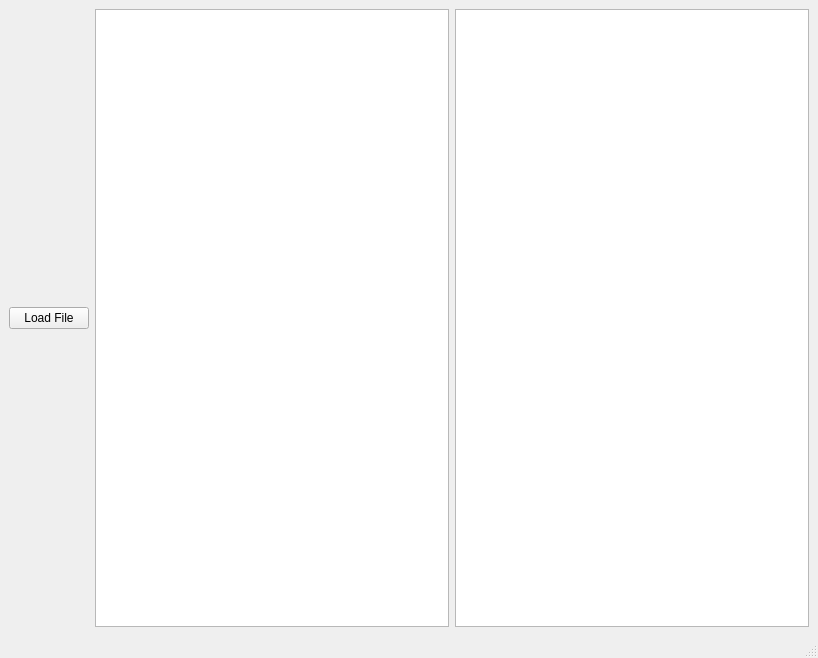
<?xml version="1.0" encoding="UTF-8"?>
<ui version="4.0">
 <class>MainWindow</class>
 <widget class="QMainWindow" name="MainWindow">
  <property name="geometry">
   <rect>
    <x>0</x>
    <y>0</y>
    <width>818</width>
    <height>658</height>
   </rect>
  </property>
  <property name="windowTitle">
   <string>MainWindow</string>
  </property>
  <widget class="QWidget" name="centralwidget">
   <layout class="QHBoxLayout" name="horizontalLayout_3">
    <item>
     <layout class="QVBoxLayout" name="verticalLayout_2">
      <item>
       <widget class="QPushButton" name="loadFile">
        <property name="text">
         <string>Load File</string>
        </property>
       </widget>
      </item>
     </layout>
    </item>
    <item>
     <layout class="QHBoxLayout" name="horizontalLayout_2">
      <item>
       <widget class="QListWidget" name="listWidget_2"/>
      </item>
      <item>
       <widget class="QListWidget" name="listWidget"/>
      </item>
     </layout>
    </item>
   </layout>
  </widget>
  <widget class="QMenuBar" name="menubar">
   <property name="geometry">
    <rect>
     <x>0</x>
     <y>0</y>
     <width>818</width>
     <height>21</height>
    </rect>
   </property>
  </widget>
  <widget class="QStatusBar" name="statusbar"/>
 </widget>
 <resources/>
 <connections>
  <connection>
   <sender>loadFile</sender>
   <signal>clicked()</signal>
   <receiver>MainWindow</receiver>
   <slot>loadFile()</slot>
   <hints>
    <hint type="sourcelabel">
     <x>191</x>
     <y>167</y>
    </hint>
    <hint type="destinationlabel">
     <x>298</x>
     <y>87</y>
    </hint>
   </hints>
  </connection>
 </connections>
 <slots>
  <slot>process_line(QString)</slot>
  <slot>loadFile()</slot>
 </slots>
</ui>
